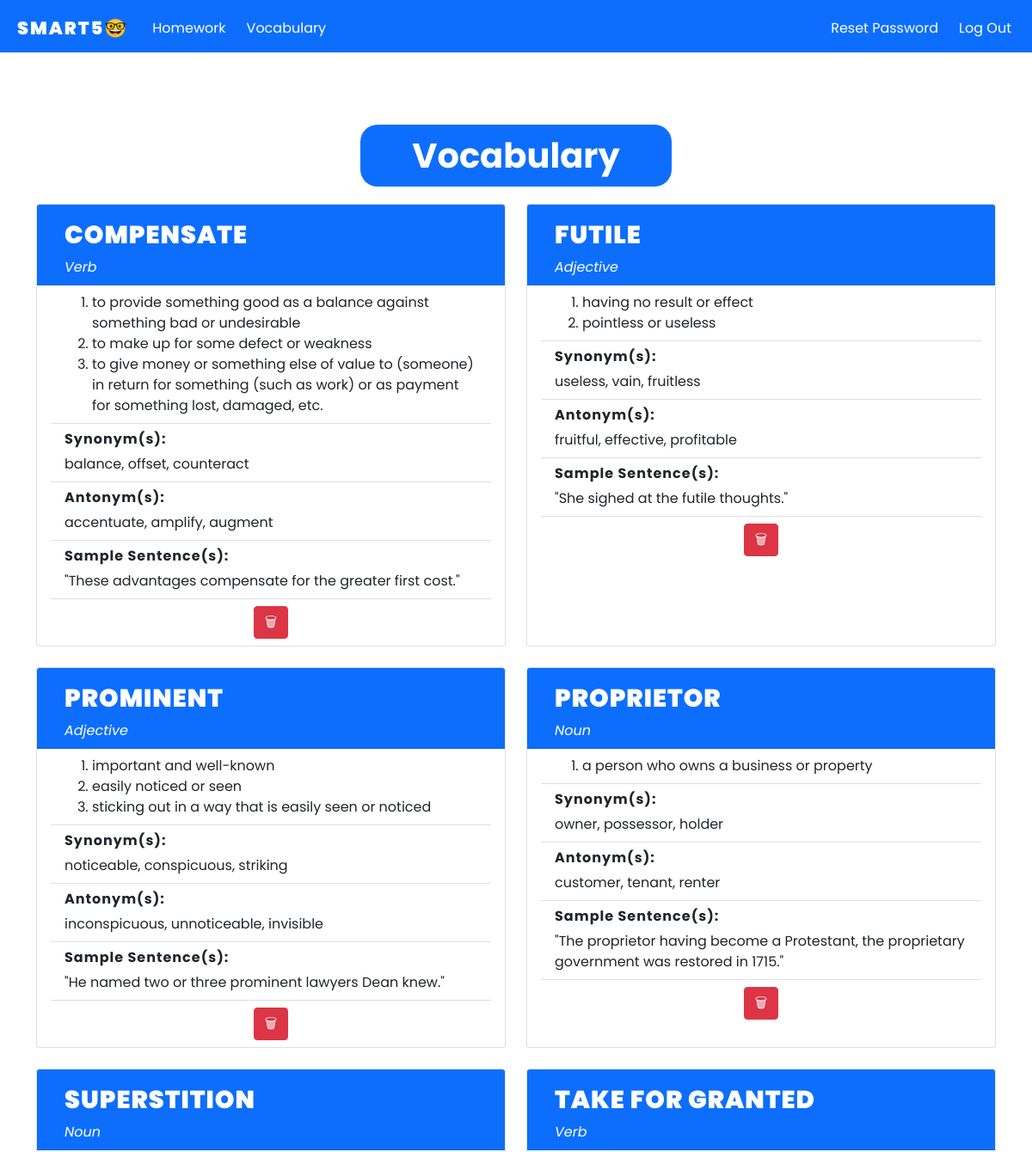
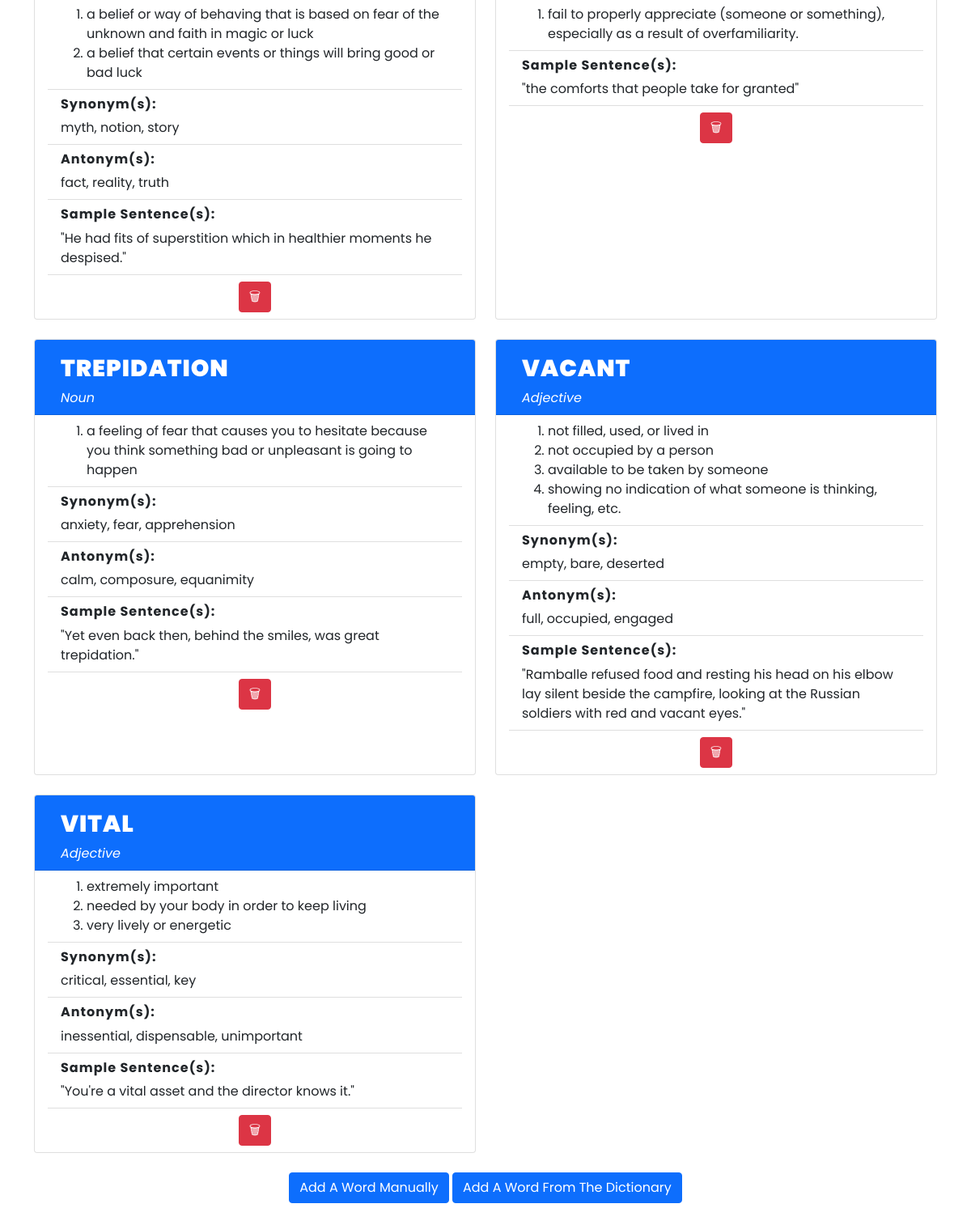
The app's page /vocab (signed in) with its own data (2 pictures, top to bottom).
### tables this page shows
CREATE TABLE 'vocab' (id INTEGER PRIMARY KEY AUTOINCREMENT NOT NULL, user_id INTEGER NOT NULL, word TEXT NOT NULL, part TEXT NOT NULL, definition TEXT, synonym TEXT, antonym TEXT,  sample TEXT, 'd1' TEXT, 'd2' TEXT, 'd3' TEXT, 'd4' TEXT, 'd5' TEXT, 'd6' TEXT, 'd7' TEXT, 'd8' TEXT, 'd9' TEXT, 'd10' TEXT, 'd11' TEXT, FOREIGN KEY (user_id) REFERENCES users(id));

### app.py (the view)
@app.route("/vocab", methods=["GET", "POST"])
@login_required
def vocab():
    if request.method == 'GET':
        vocab = db.execute("SELECT * FROM vocab WHERE user_id = ? ORDER BY word", session["user_id"])
        return render_template("vocab.html", vocab=vocab)

### app.py (called while the page is built)
@app.after_request
def after_request(response):
    response.headers["Cache-Control"] = "no-cache, no-store, must-revalidate"
    response.headers["Expires"] = 0
    response.headers["Pragma"] = "no-cache"
    return response

### helpers.py (called while the page is built)
def login_required(f):
    @wraps(f)
    def decorated_function(*args, **kwargs):
        if session.get("user_id") is None:
            return redirect("/login")
        return f(*args, **kwargs)
    return decorated_function

### templates/vocab.html (shortened to what this page needs)
{% extends "layout.html"%}
{% block main %}
    <main class="container py-5 text-center" style="overflow-x:auto;">
        <h1><mark class="bg-primary"> Vocabulary </mark></h1>
        <br>
        <div class="row row-cols-1 row-cols-md-2 g-4">
            {% for each in vocab %}
                <div class="col">
                    <div class="card h-100 text-start">
                        <div class="card-header bg-primary text-start">
                            <h2 class="ps-3">{{ each["word"]}}</h2>
                            <span class=" ps-3 pe-1 fs-6 text-white"><i>{{ each["part"]}}</i></span>
                          </div>
                          <ul class="list-group list-group-flush ps-3 pe-3">
                            <li class="list-group-item">
                                <ol>
                                    <li>{{ each["definition"] }}</li>
                                    {% if each["d1"] %}
                                    <li>{{ each["d1"] }}</li>
                                    {% endif %}
                                    {% if each["d2"] %}
                                    <li>{{ each["d2"] }}</li>
                                    {% endif %}
                                    {% if each["d3"] %}
                                    <li>{{ each["d3"] }}</li>
                                    {% endif %}
                                </ol>
                            </li>
                            {% if each["synonym"] %}
                                <li class="list-group-item">
                                    <h3>Synonym(s):</h3>{{ each["synonym"]}}
                                </li>
                            {% endif %}
                            {% if each["antonym"] %}
                            <li class="list-group-item">
                                <h3>Antonym(s):</h3>
                                {{ each["antonym"] }}
                            </li>
                            {% endif %}
                            {% if each["sample"] %}
                            <li class="list-group-item">
                                <h3>Sample Sentence(s):</h3>
                                "{{ each["sample"] }}"
                            </li>
                            {% endif %}
                            <li class="list-group-item text-center">
                                <form action="/delete" method="post">
                                    <button class="btn btn-danger" type="submit"> &#128465; </button>
                                </form>
                            </li>
                        </ul>
                    </div>
                  </div>
            {% endfor %}
         </div>
        <br>
        <a class="btn btn-primary" href="addWord" role="button">Add A Word Manually</a>
        <a class="btn btn-primary" href="addWordDict" role="button">Add A Word From The Dictionary</a>
{% endblock %}

### templates/layout.html (shortened to what this page needs)
<!DOCTYPE html>
<html lang="en">
    <head>
        <link href="https://cdn.jsdelivr.net/npm/bootstrap@5.1.3/dist/css/bootstrap.min.css" rel="stylesheet">
        <link rel="stylesheet" href="https://cdn.jsdelivr.net/npm/bootstrap-icons@1.3.0/font/bootstrap-icons.css">
        <link href="/static/styles.css" rel="stylesheet">
    </head>
    <body class="bckg">
        <nav class="bg-primary navbar navbar-expand-md navbar-light">
            <div class="container-fluid">
                <a class="navbar-brand logo ps-2 mt-1" href="/">Smart5&#129299;</a>
                <div class="collapse navbar-collapse" id="navbar">
                    {% if session["user_id"] %}
                        <ul class="navbar-nav me-auto mt-1">
                            <li class="nav-item px-1"><a class="nav-link white" href="/homework">Homework</a></li>
                            <li class="nav-item px-1"><a class="nav-link white" href="/vocab">Vocabulary</a></li>
                        </ul>
                        <ul class="navbar-nav ms-auto mt-1">
                            <li class="nav-item px-1"><a class="nav-link white" href="/resetPassword">Reset Password</a></li>
                            <li class="nav-item px-1"><a class="nav-link white" href="/logout">Log Out</a></li>
                        </ul>
                    {% else %}
                        <ul class="navbar-nav ms-auto mt-1">
                            <li class="nav-item px-1"><a class="nav-link white" href="/register">Register</a></li>
                            <li class="nav-item px-1"><a class="nav-link white" href="/login">Log In</a></li>
                        </ul>
                    {% endif %}
                </div>
            </div>
        </nav>
        <main class="container-fluid py-5 text-center">
            {% block main %}{% endblock %}
        </main>
    </body>
</html>

### static/styles.css (style rules this page uses)
* { font-family: 'Poppins', sans-serif; margin: 0; padding: 0; box-sizing: border-box; }
.bckg { background-image: url("https://hrmcdn-13a1c.kxcdn.com/images/hr-sg/content-images/priya-june-2020-patrick-tay-work-from-home-lead-istock.jpg"); background-repeat: no-repeat; background-size: cover; }
.logo { color: white !important; font-weight: 1000; text-decoration: none; font-size: 1.3em; text-transform: uppercase; letter-spacing: 2px; }
.white { color: white !important; text-decoration: none; }
mark { padding-inline: 1.5em; font-size: 30pt; font-weight: bold; color: white; border-radius: 20px; }
body { background-image: url("https://videohive.img.customer.envatousercontent.com/files/229501069/Preview_Image_Di.jpg?auto=compress%2Cformat&fit=crop&crop=top&max-h=8000&max-w=590&s=9d60d3dfa35cee5db662c381e886696f"); background-repeat: none; background-size: cover; }
h2 { color: white; padding-top: 10px; font-weight: 1000; text-decoration: none; text-transform: uppercase; font-size: 1.8em; letter-spacing: 1px; }
h3 { font-weight: 700; text-decoration: none; font-size: 1em; letter-spacing: 1px; }

### records on screen
vocab: word "COMPENSATE", part "Verb", definition "to provide something good as a balance against something bad or undesirable", d1 "to make up for some defect or weakness", d2 "to give money or something else of value to (someone) in return for something (such as work) or as payment for something lost, damaged, etc.", synonym "balance, offset, counteract", antonym "accentuate, amplify, augment", sample "These advantages compensate for the greater first cost."
vocab: word "FUTILE", part "Adjective", definition "having no result or effect", d1 "pointless or useless", synonym "useless, vain, fruitless", antonym "fruitful, effective, profitable", sample "She sighed at the futile thoughts."
vocab: word "PROMINENT", part "Adjective", definition "important and well-known", d1 "easily noticed or seen", d2 "sticking out in a way that is easily seen or noticed", synonym "noticeable, conspicuous, striking", antonym "inconspicuous, unnoticeable, invisible", sample "He named two or three prominent lawyers Dean knew."
vocab: word "PROPRIETOR", part "Noun", definition "a person who owns a business or property", synonym "owner, possessor, holder", antonym "customer, tenant, renter", sample "The proprietor having become a Protestant, the proprietary government was restored in 1715."
vocab: word "SUPERSTITION", part "Noun", definition "a belief or way of behaving that is based on fear of the unknown and faith in magic or luck", d1 "a belief that certain events or things will bring good or bad luck", synonym "myth, notion, story", antonym "fact, reality, truth", sample "He had fits of superstition which in healthier moments he despised."
vocab: word "TAKE FOR GRANTED", part "Verb", definition "fail to properly appreciate (someone or something), especially as a result of overfamiliarity.", sample "the comforts that people take for granted"
vocab: word "TREPIDATION", part "Noun", definition "a feeling of fear that causes you to hesitate because you think something bad or unpleasant is going to happen", synonym "anxiety, fear, apprehension", antonym "calm, composure, equanimity", sample "Yet even back then, behind the smiles, was great trepidation."
vocab: word "VACANT", part "Adjective", definition "not filled, used, or lived in", d1 "not occupied by a person", d2 "available to be taken by someone", d3 "showing no indication of what someone is thinking, feeling, etc.", synonym "empty, bare, deserted", antonym "full, occupied, engaged", sample "Ramballe refused food and resting his head on his elbow lay silent beside the campfire, looking at the Russian soldiers with red and vacant eyes."
vocab: word "VITAL", part "Adjective", definition "extremely important", d1 "needed by your body in order to keep living", d2 "very lively or energetic", synonym "critical, essential, key", antonym "inessential, dispensable, unimportant", sample "You're a vital asset and the director knows it."
